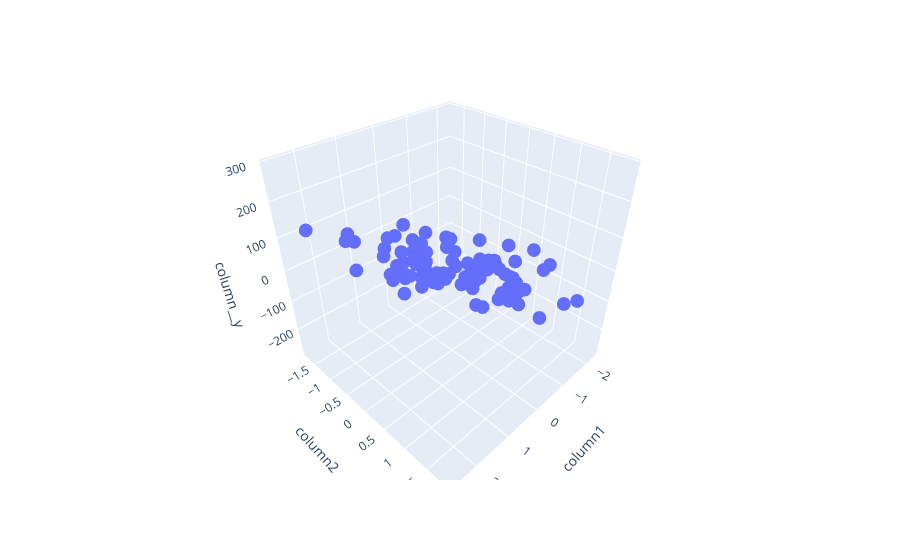

Notebook cell for this chart:
### Code cell
# Scatter plot 

fig = px.scatter_3d(df, x='column1',y='column2',z='column__y')

fig.show()
